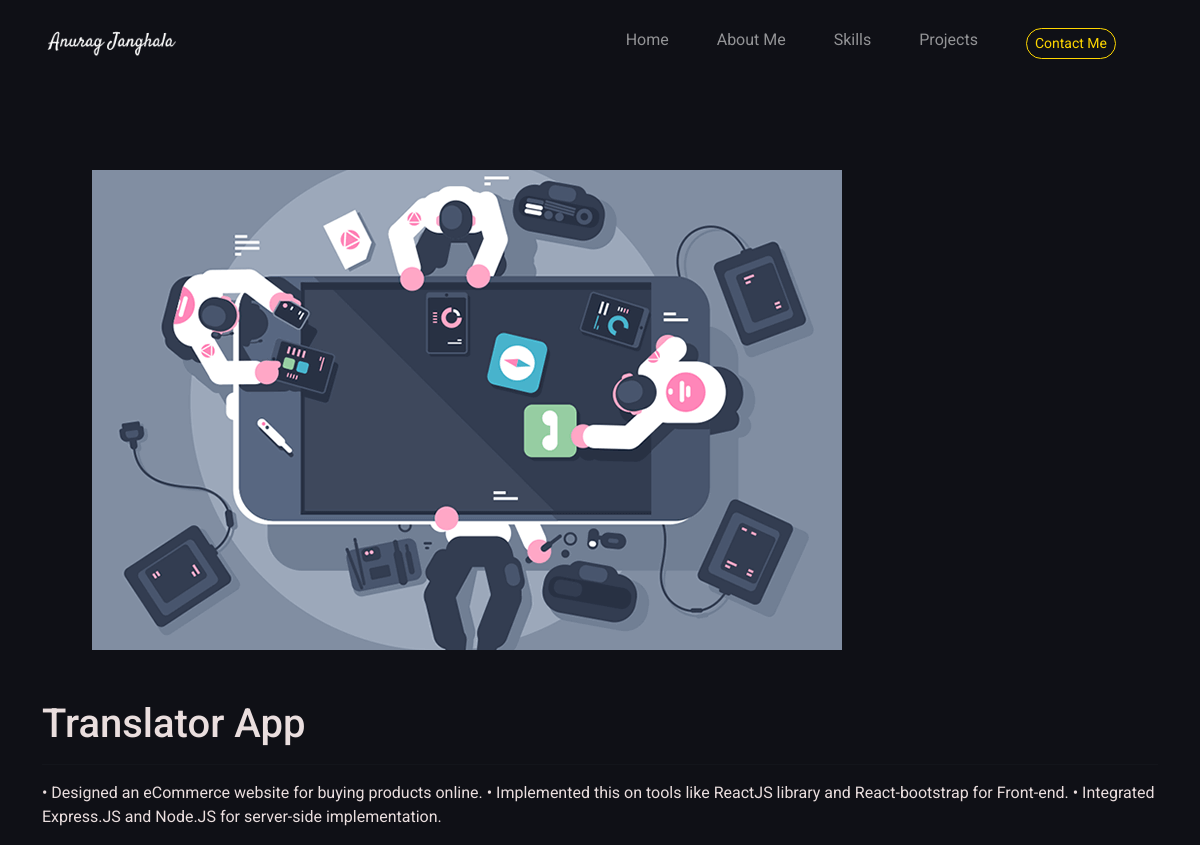
Page /project/992f97de-89e2-498f-b243-b883ff39394d/ on the committed database.
### folio/models.py (models this page shows, shortened)
class Project(models.Model):
    title = models.CharField(max_length=200)
    thumbnail = models.ImageField(null=True)
    description = models.TextField()
    slug = models.SlugField(null=True, blank=True)
    created = models.DateTimeField(auto_now_add=True)
    id = models.UUIDField(default=uuid.uuid4, unique=True, primary_key=True, editable=False)

### folio/views.py (the view)
# urls.py: path('project/<str:pk>/', views.projectPage, name='project')
def projectPage(request, pk):
    project = Project.objects.get(id=pk)
    context = {'project': project}
    return render(request, 'folio/project.html', context)

### folio/templates/folio/project.html
{% extends 'base.html' %} {% load static %} {% block css_files %}
<link rel="stylesheet" href="{% static 'folio/style.css' %}" />
<link rel="stylesheet" href="{% static 'folio/project.css' %}" />
{% endblock %} {% block content %}
<div class="container">
  <img class="project--image" src="{{ project.thumbnail.url }}" alt="" />
  <h1>{{project.title}}</h1>
  <hr />
  <p>{{project.description}}</p>
</div>
{% endblock %}

### static/global.css (style rules this page uses)
html { font-family: 'Roboto', sans-serif; }
body { margin: 0; padding: 0; box-sizing: border-box; background-color: #0f1016; }

### folio/static/folio/project.css (style rules this page uses)
.container { margin-top: 60px; }
.project--image { max-width: 800px; margin: 50px; }
h1,p { font-family: Roboto,sans-serif; color: #EADEDE; }

### rows in the picture
Project: thumbnail (picture), title "Translator App", description "• Designed an eCommerce website for buying products online. • Implemented this on tools like ReactJS library and React-bootstrap for Front-end. • Integrated Express.JS and Node.JS for server-side implementation."
